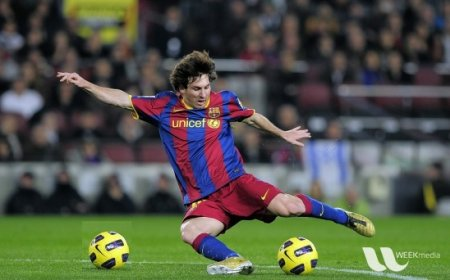
#> input picture opencv_tut/images/Messi5.jpg, 450 x 280 px, given in place of the camera
$ python canny_filter.py   (Python 2 division)
#> lines starting #> are read from the running program, lines starting #| are printed output that depends on the picture; after the words box and inside, x2 and y2 are one past the last pixel; in counts of white or black regions, pixels touching at a corner belong together
#!/usr/bin/env python
# MIT License

# Copyright (c) 2017 Jetsonhacks

# Permission is hereby granted, free of charge, to any person obtaining a copy
# of this software and associated documentation files (the "Software"), to deal
# in the Software without restriction, including without limitation the rights
# to use, copy, modify, merge, publish, distribute, sublicense, and/or sell
# copies of the Software, and to permit persons to whom the Software is
# furnished to do so, subject to the following conditions:

# The above copyright notice and this permission notice shall be included in all
# copies or substantial portions of the Software.

# THE SOFTWARE IS PROVIDED "AS IS", WITHOUT WARRANTY OF ANY KIND, EXPRESS OR
# IMPLIED, INCLUDING BUT NOT LIMITED TO THE WARRANTIES OF MERCHANTABILITY,
# FITNESS FOR A PARTICULAR PURPOSE AND NONINFRINGEMENT. IN NO EVENT SHALL THE
# AUTHORS OR COPYRIGHT HOLDERS BE LIABLE FOR ANY CLAIM, DAMAGES OR OTHER
# LIABILITY, WHETHER IN AN ACTION OF CONTRACT, TORT OR OTHERWISE, ARISING FROM,
# OUT OF OR IN CONNECTION WITH THE SOFTWARE OR THE USE OR OTHER DEALINGS IN THE
# SOFTWARE.

import sys
import cv2
import numpy as np

def read_cam():
    # On versions of L4T previous to L4T 28.1, flip-method=2
    # Use the Jetson onboard camera
    cap = cv2.VideoCapture(0)
    if cap.isOpened():
        windowName = "CannyDemo"
        cv2.namedWindow(windowName, cv2.WINDOW_NORMAL)
        cv2.resizeWindow(windowName,1280,720)
        cv2.moveWindow(windowName,0,0)
        cv2.setWindowTitle(windowName,"Canny Edge Detection")
        showWindow=3  # Show all stages
        showHelp = True
        font = cv2.FONT_HERSHEY_PLAIN
        helpText="'Esc' to Quit, '1' for Camera Feed, '2' for Canny Detection, '3' for All Stages. '4' to hide help"
        edgeThreshold=350
        showFullScreen = False
        while True:
            if cv2.getWindowProperty(windowName, 0) < 0: # Check to see if the user closed the window
                # This will fail if the user closed the window; Nasties get printed to the console
                break;
            ret_val, frame = cap.read(); #actual image
#> frame is the input picture: shape (280, 450, 3); mean B, G, R 72.3, 85.8, 82.3
            hsv=cv2.cvtColor(frame, cv2.COLOR_BGR2GRAY) #converts an image from one color space to another
            blur=cv2.GaussianBlur(hsv,(7,7),1.5) #verschwommenes black-white
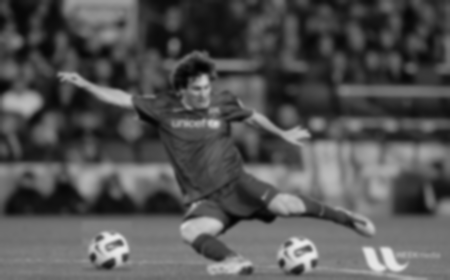
#> blur: shape (280, 450); min 2, max 234, mean 83.2
            edges=cv2.Canny(blur,0,edgeThreshold) #canny filter
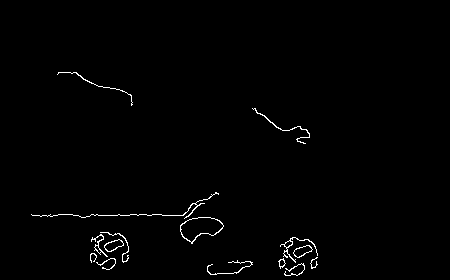
#> edges: shape (280, 450); 1% white in thin lines or dots, all inside (x1, y1, x2, y2) = (31, 72, 318, 276)


            if showWindow == 3:  # Need to show the 4 stages
                # Composite the 2x2 window
                # Feed from the camera is RGB, the others gray
                # To composite, convert gray images to color.
                # All images must be of the same type to display in a window
                frameRs=cv2.resize(frame, (640,360)) #links oben
                hsvRs=cv2.resize(hsv,(640,360))#rechts oben
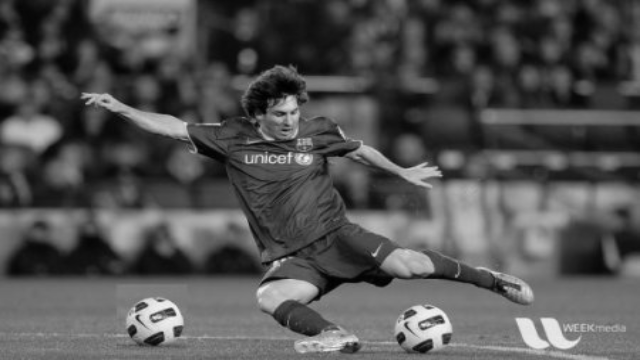
#> hsvRs: shape (360, 640); min 0, max 244, mean 83.1
                vidBuf = np.concatenate((frameRs, cv2.cvtColor(hsvRs,cv2.COLOR_GRAY2BGR)), axis=1) #zusammenfuehren links oben und recht oben
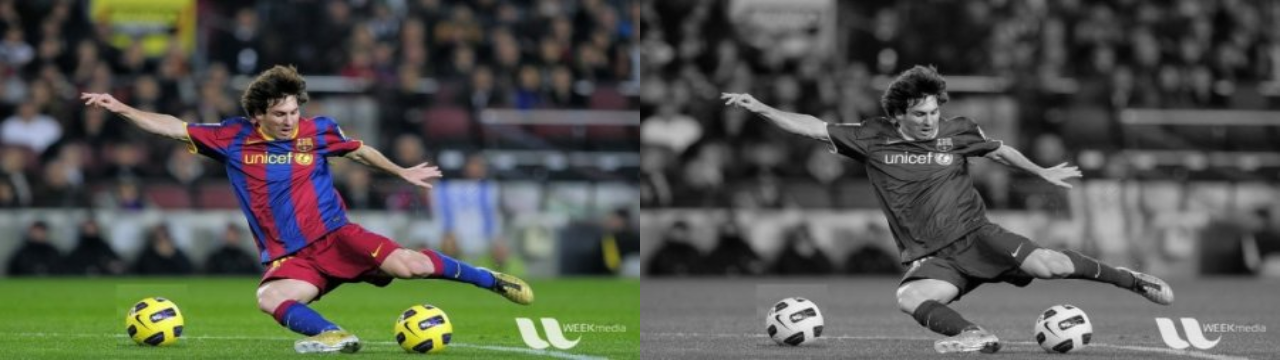
#> vidBuf: shape (360, 1280, 3); mean B, G, R 77.6, 84.4, 82.6
                blurRs=cv2.resize(blur,(640,360)) #links unten
                edgesRs=cv2.resize(edges,(640,360)) #rechts unten
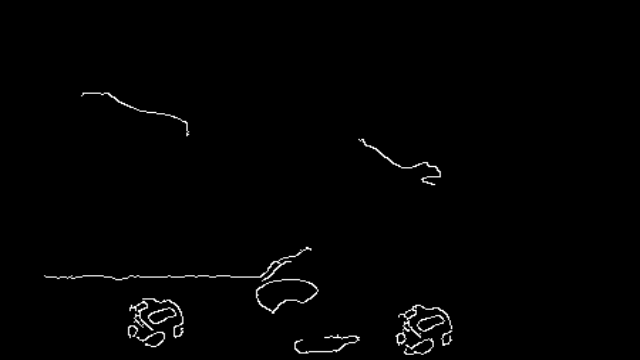
#> edgesRs: shape (360, 640); min 0, max 255, mean 2.5
                vidBuf1 = np.concatenate( (cv2.cvtColor(blurRs,cv2.COLOR_GRAY2BGR),cv2.cvtColor(edgesRs,cv2.COLOR_GRAY2BGR)), axis=1)
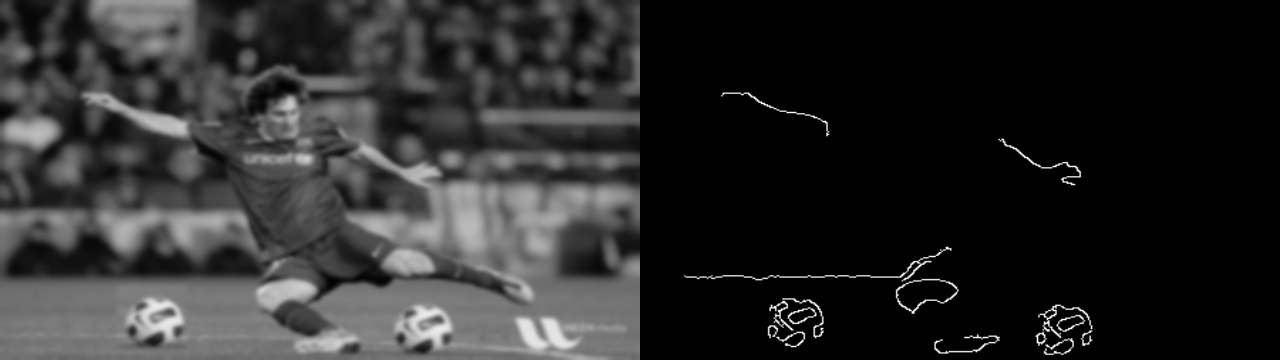
#> vidBuf1: shape (360, 1280, 3); min 0, max 255, mean 42.8
                vidBuf = np.concatenate( (vidBuf, vidBuf1), axis=0) #zusammenfuehren von oben und unten
#> vidBuf: shape (720, 1280, 3)

            if showWindow==1: # Show Camera Frame
                displayBuf = frame
            elif showWindow == 2: # Show Canny Edge Detection
                displayBuf = edges
            elif showWindow == 3: # Show All Stages
                displayBuf = vidBuf

            if showHelp == True:
                cv2.putText(displayBuf, helpText, (11,20), font, 1.0, (32,32,32), 4, cv2.LINE_AA)  #Text in schwarz
                cv2.putText(displayBuf, helpText, (10,20), font, 1.0, (240,240,240), 1, cv2.LINE_AA) #Text in weiss
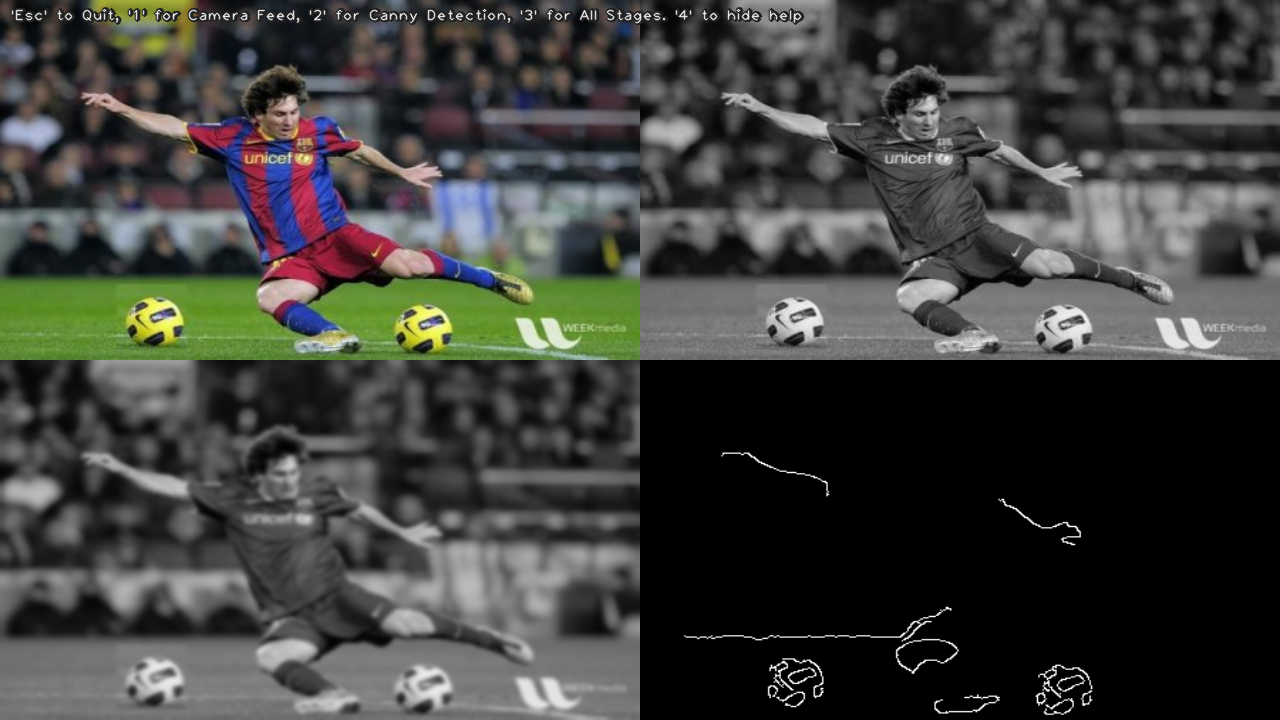
#> displayBuf: shape (720, 1280, 3); mean B, G, R 60.4, 63.7, 62.9

            cv2.imshow(windowName,displayBuf) #show frame
            key=cv2.waitKey(10) #-1
#> (key Esc is pressed here)

            if key == 27: # Check for ESC key
                cv2.destroyAllWindows()
                break ;
            elif key==49: # 1 key, show frame
                cv2.setWindowTitle(windowName,"Camera Feed")
                showWindow=1
            elif key==50: # 2 key, show Canny
                cv2.setWindowTitle(windowName,"Canny Edge Detection")
                showWindow=2
            elif key==51: # 3 key, show Stages
                cv2.setWindowTitle(windowName,"Camera, Gray scale, Gaussian Blur, Canny Edge Detection")
                showWindow=3
            elif key==52: # 4 key, toggle help
                showHelp = not showHelp
            elif key==45: # , lower canny edge threshold
                edgeThreshold=max(0,edgeThreshold-1)
                print 'Canny Edge Threshold Maximum: ',edgeThreshold
            elif key==43: # . raise canny edge threshold
                edgeThreshold=edgeThreshold+1
                print 'Canny Edge Threshold Maximum: ', edgeThreshold
            elif key==53: # Toggle fullscreen; This is the F3 key on this particular keyboard
                # Toggle full screen mode
                if showFullScreen == False :
                    cv2.setWindowProperty(windowName, cv2.WND_PROP_FULLSCREEN, cv2.WINDOW_FULLSCREEN) # set to fullscreen
                else:
                    cv2.setWindowProperty(windowName, cv2.WND_PROP_FULLSCREEN, cv2.WINDOW_NORMAL) #disable fullscreen
                showFullScreen = not showFullScreen

    else:
     print "camera open failed"


if __name__ == '__main__':
    read_cam()

$ run again, on opencv_tut/images/Unbenannt.JPG
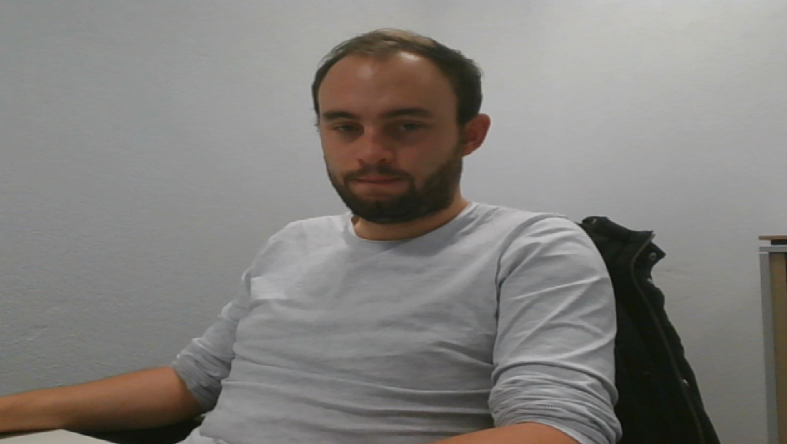
#> input picture opencv_tut/images/Unbenannt.JPG, 1573 x 888 px, given in place of the camera (shown at 1/2 size)
#> in read_cam, frame is the input picture: shape (888, 1573, 3); mean B, G, R 124.6, 128.1, 130.9
#> edges: shape (888, 1573); every value is 0
#> edgesRs: shape (360, 640); every value is 0
#> in read_cam, `vidBuf1 = np.concatenate( (cv2.cvtColor(blurRs,cv2.COLOR_GRAY2BGR),cv2..`:
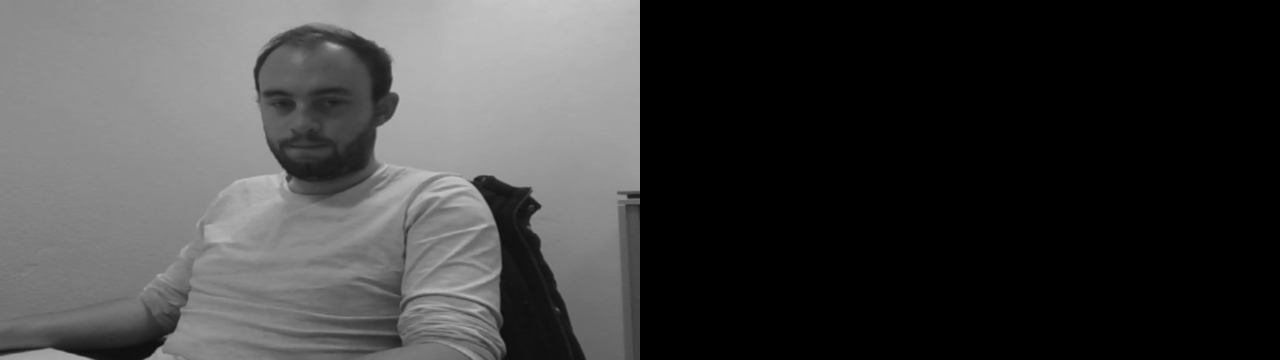
#> vidBuf1: shape (360, 1280, 3); min 0, max 199, mean 64.2
#> in read_cam, `cv2.putText(displayBuf, helpText, (10,20), font, 1.0, (240,240,240), 1..`:
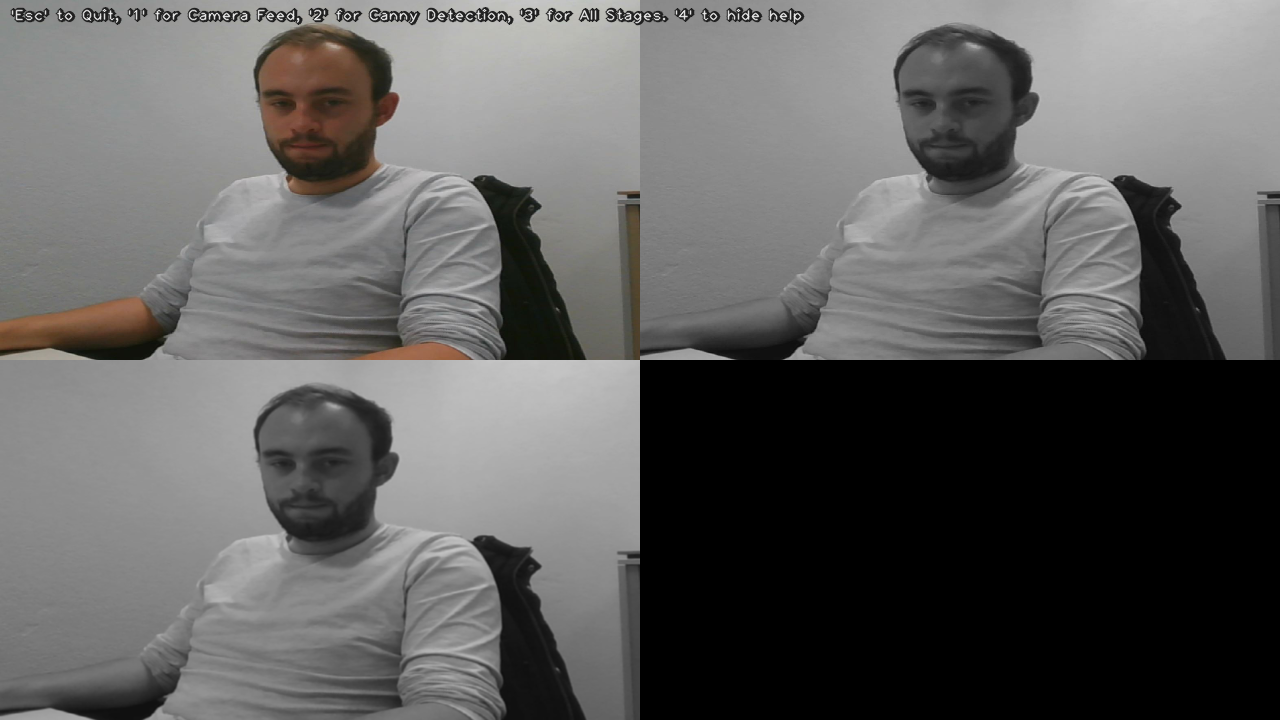
#> displayBuf: shape (720, 1280, 3); mean B, G, R 94.8, 95.6, 96.3

$ run again, on opencv_tut/images/apple.jpg
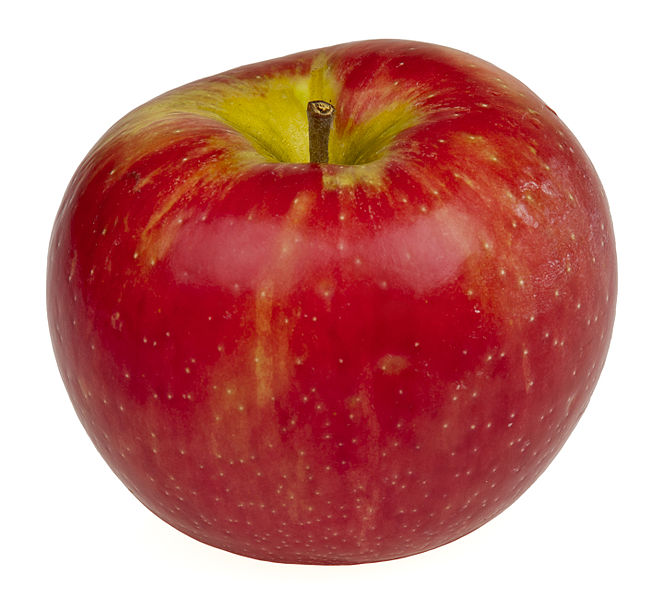
#> input picture opencv_tut/images/apple.jpg, 664 x 599 px, given in place of the camera
#> in read_cam, frame is the input picture: shape (599, 664, 3); mean B, G, R 129.2, 133.2, 199
#> in read_cam, `edges=cv2.Canny(blur,0,edgeThreshold)`:
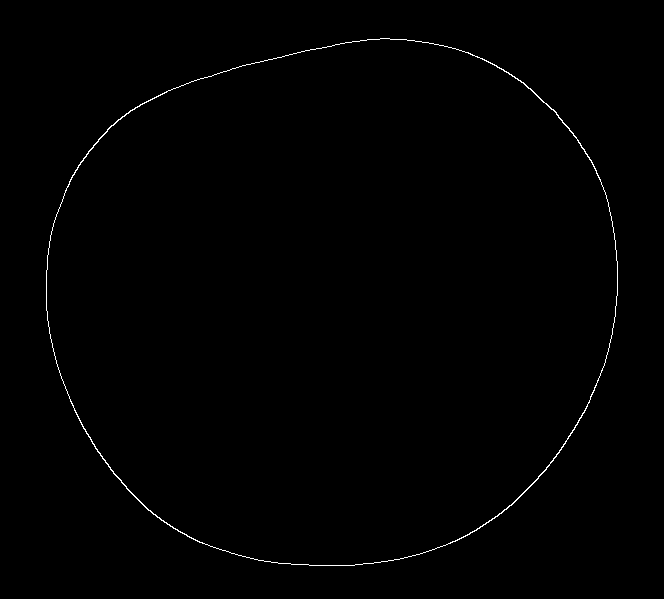
#> edges: shape (599, 664); 0.5% white in thin lines or dots, all inside (x1, y1, x2, y2) = (46, 38, 618, 566)
#> in read_cam, `cv2.putText(displayBuf, helpText, (10,20), font, 1.0, (240,240,240), 1..`:
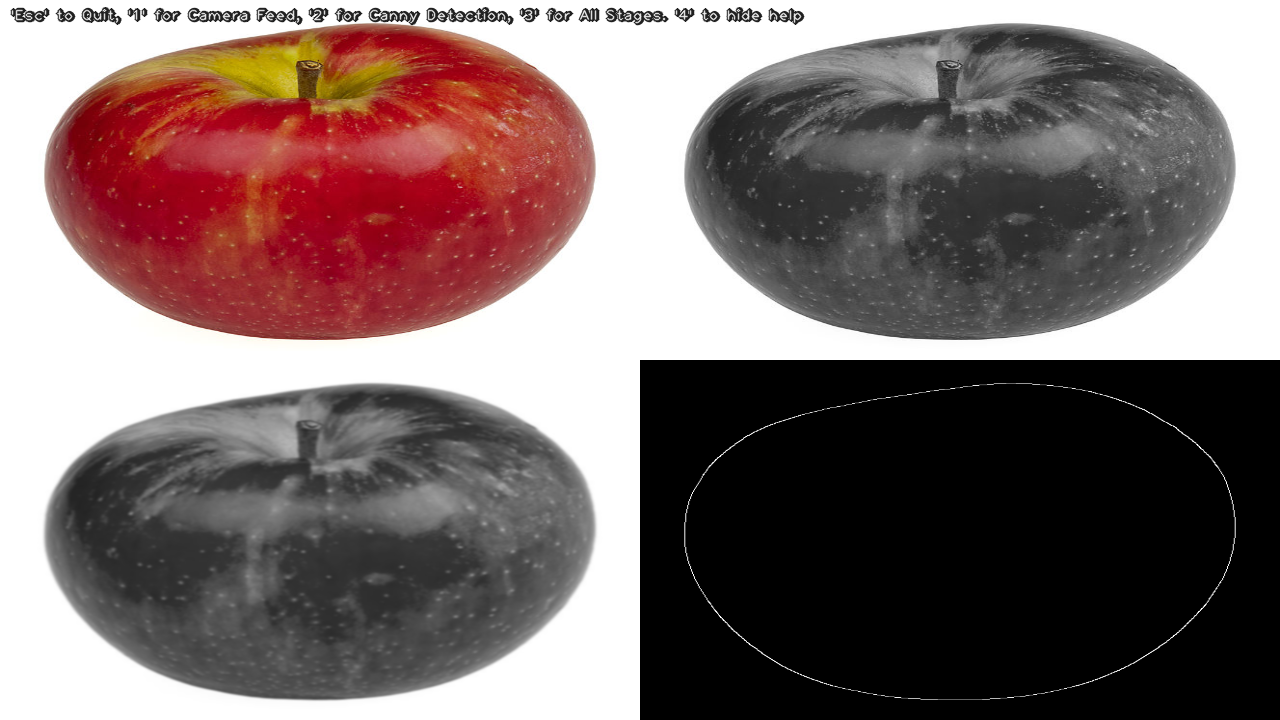
#> displayBuf: shape (720, 1280, 3); mean B, G, R 107.5, 108.5, 124.9
